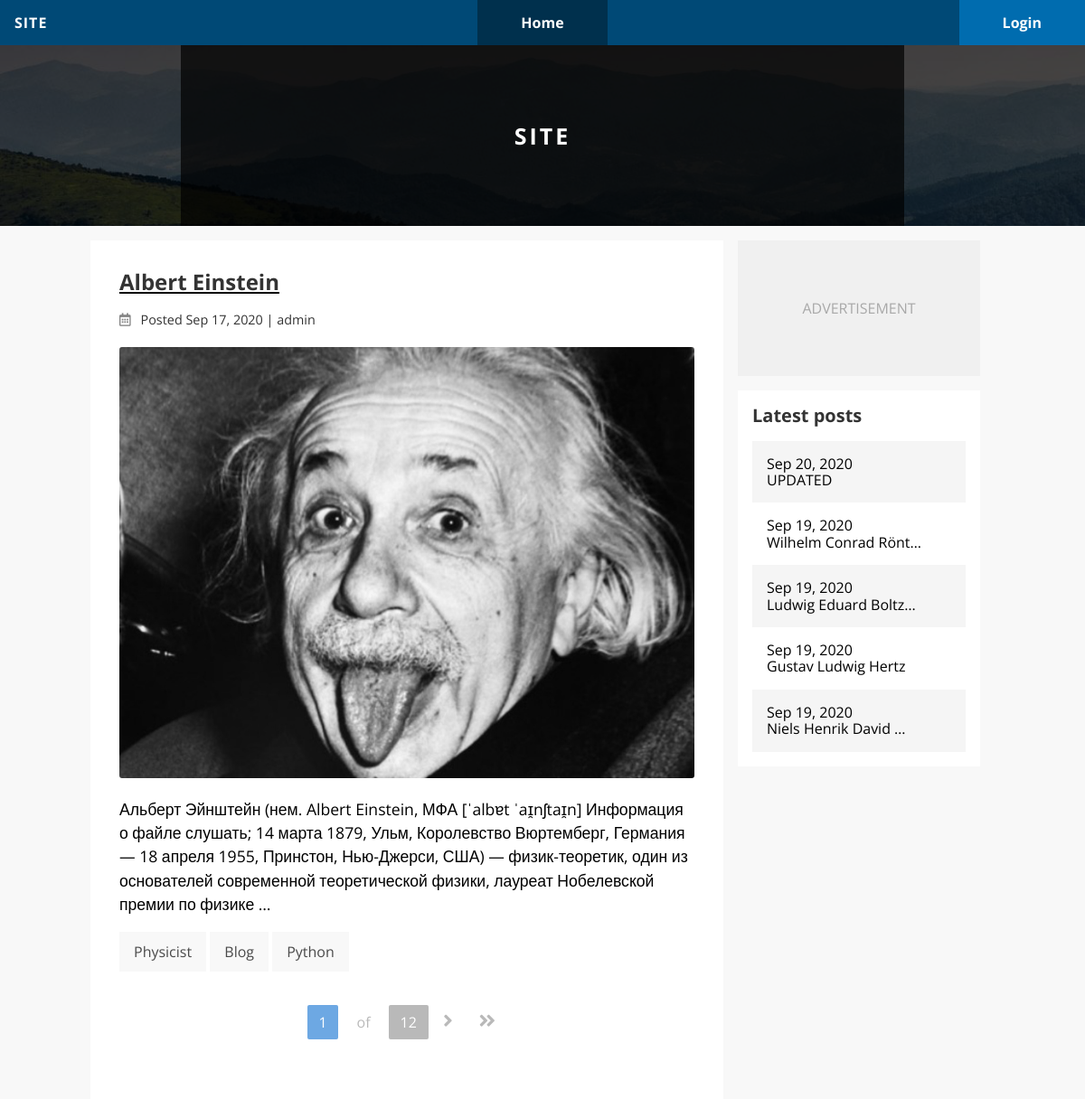
Before: / with the older database file.
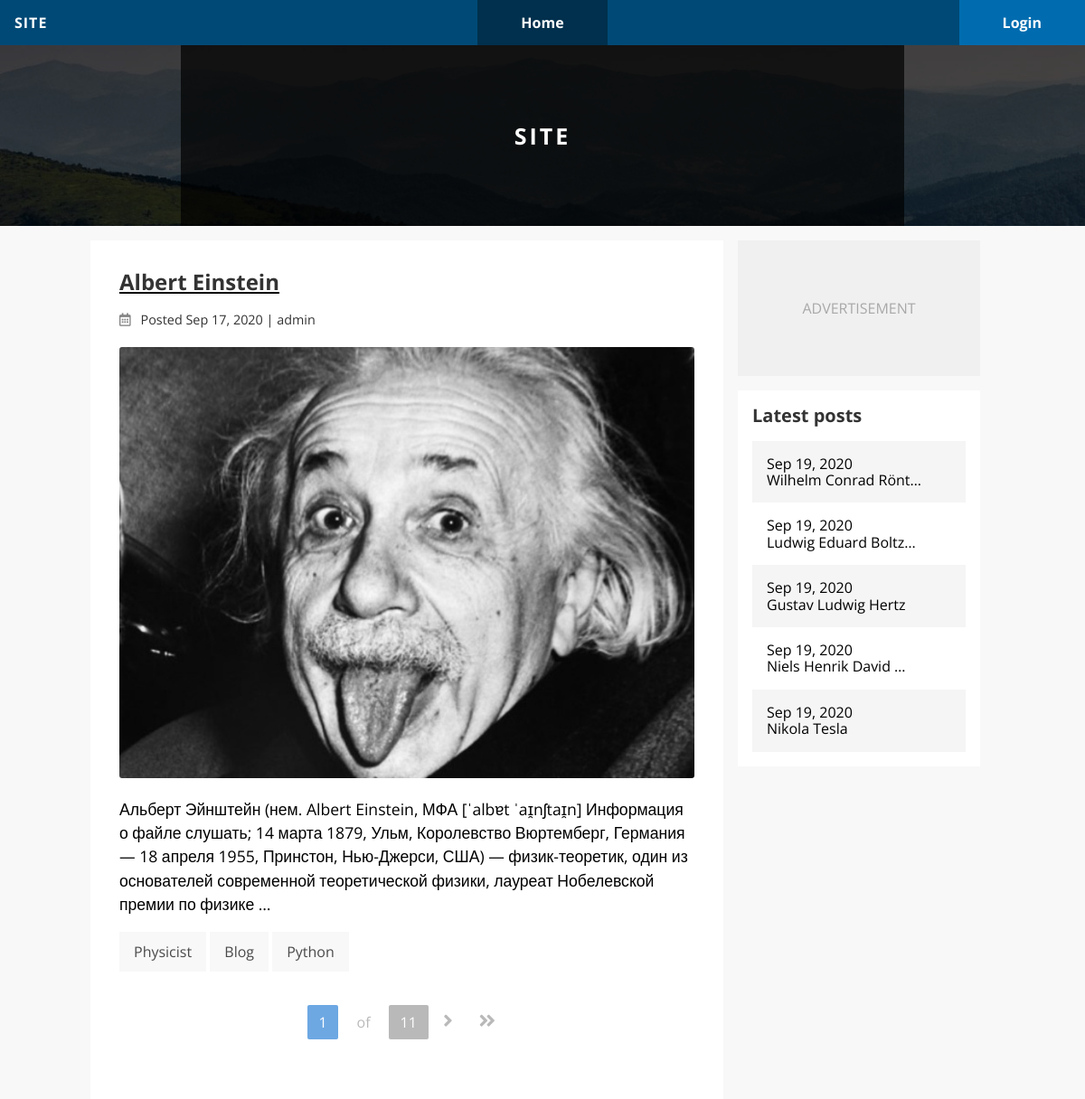
After: the same page with the newer database file.
### blog/models.py (models this page shows, shortened)
class Post(models.Model):
    title = models.CharField(default='', max_length=255)
    body = models.TextField(default='', blank=True)
    slug = models.SlugField(default='', blank=True, max_length=255)
    date = models.DateTimeField(auto_now_add=True, null=True)
    update = models.DateTimeField(auto_now=True, null=True)
    author = models.ForeignKey(User, null=True, blank=True, on_delete=models.CASCADE)
    tags = TaggableManager()
    image = models.ImageField(default='', blank=True, upload_to='images')
    image_thumbnail = ImageSpecField(source='image', processors=[ResizeToFill(700, 150)],
                                     format='JPEG', options={'quality': 60})
    def __str__(self):
        return self.title
    def get_absolute_url(self):
        return reverse('blog:detail', kwargs={'slug': self.slug})

### blog/views.py (the view)
# urls.py: 2. Add a URL to urlpatterns:  path('', views.home, name='home')
def home(request, tag=None):
    tag_obj = None
    if not tag:
        posts = Post.objects.all()
    else:
        tag_obj = get_object_or_404(Tag, slug=tag)
        posts = Post.objects.filter(tags__in=[tag_obj])
    paginator = Paginator(posts, 1)
    page = request.GET.get('page')
    posts = paginator.get_page(page)
    return render(request, 'home.html',
                  {'section': 'home',
                   'posts': posts,
                   'tag': tag_obj
                   })

### blog/context_processors.py (called while the page is built)
def latest_posts(request):
    posts = Post.objects.filter().order_by('-date')[:5]
    return {'latest_posts': posts}

### templates/home.html (shortened to what this page needs)
{% extends "base.html" %}
{% block content %}
    {% for post in posts %}
        {% include 'blog/_post.html' with post=post %}
    {% endfor %}
    {% include '_pagination.html' with items=posts %}
{% endblock %}

### templates/blog/_post.html (shortened to what this page needs)
<div class="post">
    {% if section == 'blog_detail' %}
        <h1 class="post-title">{{ post }}</h1>
    {% else %}
        <a href="{{ post.get_absolute_url }}"><h2 class="post-title">{{ post }}</h2></a>
    {% endif %}
    <div class="post-meta">
        <i class="post-date-icon far fa-calendar-alt post-date-icon"></i>
        <span class="post-date-value">Posted {{ post.date|date:"M j, Y" }}</span> |
        <span class="post-author"> {{ post.author }}</span>
    </div>
    {% if post.image %}
        <img class="post-image" src="{{ post.image_thumbnail.url }}">
    {% endif %}
    <div class="post-body">
        {% if section == 'blog_detail' %}
            {{ post.body|linebreaks }}
        {% else %}
            {{ post.body|truncatechars:300|linebreaks }}
        {% endif %}
    </div>
    <div class="post-tags">
        {% for tag in post.tags.all %}
            <a class="post-tags-tag" href="{% url 'blog:posts_by_tag' tag.slug %}" >{{ tag }}</a>
        {% endfor %}
    </div>
</div>

### templates/blog/_post_list.html
<div class="post-list">
    <h2 class="post-list-heading">{{ heading }}</h2>
    {% for post in latest_posts %}
    <a href="{{ post.get_absolute_url }}"
       class="post-list-link {% cycle 'odd' 'even' %}">
        <div class="post-listl-data">{{ post.date|date:"M j, Y" }}</div>
        <div class="post-list-title">{{ post.title|truncatechars:20 }}</div>
    </a>
    {% endfor %}
</div>

Changed rows visible on the page:
removed Post: date "Sep 20, 2020", title "UPDATED", shown under "Latest posts"
now on this page (row unchanged): Post: date "Sep 19, 2020", title "Nikola Tesla", shown under "Latest posts"
Other visible differences:
{{ posts.paginator.num_pages }}: "12" → "11"
